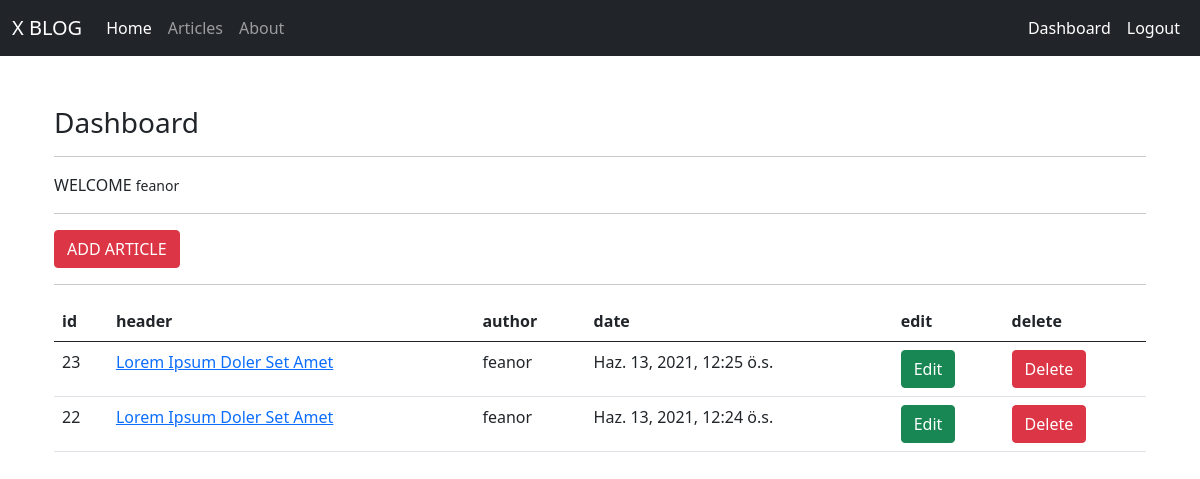
Screenshot of /articles/dashboard/ (signed in) with the database file from the repository.
### article/models.py (models this page shows, shortened)
class Article(models.Model):
    author = models.ForeignKey("auth.user", on_delete = models.CASCADE, verbose_name="creator")
    title = models.CharField(max_length=50)
    content = RichTextField()
    created_date = models.DateTimeField(auto_now_add=True, verbose_name="Created at")
    article_image = models.FileField(upload_to='media/',blank = True, null = True, verbose_name="Add image")
    class Meta:
        ordering = ['-created_date']

### article/views.py (the view)
# urls.py: path('dashboard/', views.dashboard, name="dashboard"),
@login_required(login_url="user:login")
def dashboard(request):
    articles = Article.objects.filter(author = request.user)
    context = {
        "articles" : articles
    }
    return render(request, "dashboard.html", context = context)

### templates/dashboard.html
{% extends "layout.html" %}
{% block body %}
<h3>Dashboard</h3>
<hr/>
<p>
    WELCOME <small>{{request.user.username}}</small>
</p>
<hr/>
<a class="btn btn-danger" href = "{% url 'article:addarticle' %}">ADD ARTICLE</a>
<hr/>
<table class="table">
  <thead>
    <tr>
      <th scope="col">id</th>
      <th scope="col">header</th>
      <th scope="col">author</th>
      <th scope="col">date</th>
      <th scope="col">edit</th>
      <th scope="col">delete</th>
    </tr>
  </thead>
  <tbody>
  {% if articles %}
  {% for article in articles %}
    <tr>
      <td>{{article.id}}</td>
      <td><a href="{% url 'article:detail' article.id %}">{{article.title}}</a></td>
      <td>{{article.author}}</td>
      <td>{{article.created_date}}</td>
      <td><a href="{% url 'article:update' article.id %}" class="btn btn-success">Edit</a></td>
      <td><a href="{% url 'article:delete' article.id %}" class="btn btn-danger">Delete</a></td>
    </tr>
  {% endfor %}
  </tbody>
</table>
  {% else %}
  <div class="alert alert-warning">No Articles</div>
  {% endif %}
{% endblock body %}

### rows the page displays
Article: id "23", title "Lorem Ipsum Doler Set Amet", author "feanor", created_date "Haz. 13, 2021, 12:25 ö.s."
Article: id "22", title "Lorem Ipsum Doler Set Amet", author "feanor", created_date "Haz. 13, 2021, 12:24 ö.s."

### other values shown
{{ request.user.username }} "feanor"
